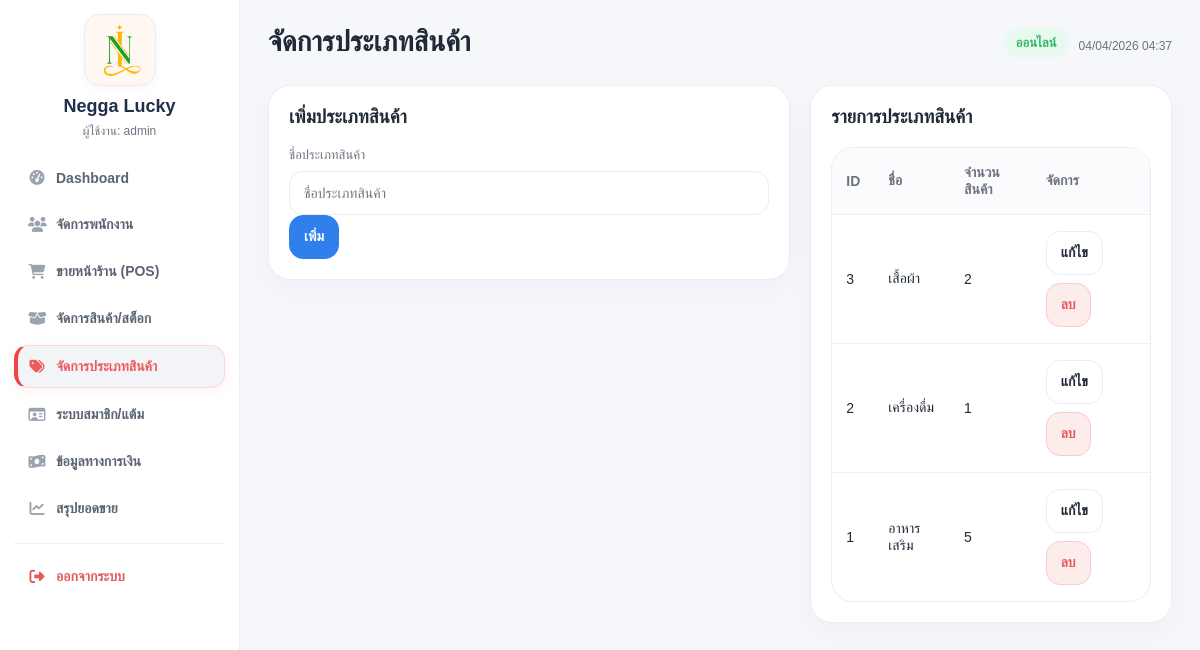
The app's page /categories.php (signed in) with its own data.
### tables this page shows
CREATE TABLE IF NOT EXISTS categories (
    id INT AUTO_INCREMENT PRIMARY KEY,
    name VARCHAR(100) NOT NULL UNIQUE,
    created_at TIMESTAMP DEFAULT CURRENT_TIMESTAMP
);

### includes/functions.php (called while the page is built, shortened)
<?php
function e(?string $value): string
{
    return htmlspecialchars((string)$value, ENT_QUOTES, 'UTF-8');
}

### categories.php (the view, shortened to what this page needs)
<?php
require_once __DIR__ . '/includes/auth.php';
$isAdmin = (($_SESSION['user']['role'] ?? '') === 'admin');
function category_column_exists(PDO $pdo, string $column): bool
{
    $stmt = $pdo->prepare("
        SELECT COUNT(*)
        FROM INFORMATION_SCHEMA.COLUMNS
        WHERE TABLE_SCHEMA = DATABASE()
          AND TABLE_NAME = 'categories'
          AND COLUMN_NAME = :column
    ");
    $stmt->execute(['column' => $column]);
    return (int)$stmt->fetchColumn() > 0;
}
$hasShippingFee = category_column_exists($pdo, 'shipping_fee');
$hasFreeShippingMin = category_column_exists($pdo, 'free_shipping_min');
$hasEnableShippingRule = category_column_exists($pdo, 'enable_shipping_rule');
$editingCategory = null;
$categories = $pdo->query("
    SELECT c.*,
           (SELECT COUNT(*) FROM products p WHERE p.category_id = c.id) AS product_count
    FROM categories c
    ORDER BY c.id DESC
")->fetchAll(PDO::FETCH_ASSOC);
require __DIR__ . '/includes/header.php';
?>
<div class="two-col" style="align-items:start;">
<div class="card">
    <?php if ($isAdmin): ?>
        <?php if ($editingCategory): ?>
            <h3 style="margin-top:0">แก้ไขประเภทสินค้า</h3>
            <form method="post">
                <input type="hidden" name="action" value="update">
                <input type="hidden" name="id" value="<?= (int)$editingCategory['id'] ?>">
                <div class="form-group">
                    <label>ชื่อประเภทสินค้า</label>
                    <input
                        class="input w-full"
                        type="text"
                        name="name"
                        value="<?= e($editingCategory['name']) ?>"
                        required
                    >
                </div>
                <?php if ($hasShippingFee && $hasFreeShippingMin && $hasEnableShippingRule): ?>
                    <div class="form-group">
                        <label style="display:flex; align-items:center; gap:8px;">
                            <input
                                type="checkbox"
                                name="enable_shipping_rule"
                                value="1"
                                <?= !empty($editingCategory['enable_shipping_rule']) ? 'checked' : '' ?>
                            >
                            เปิดใช้กฎค่าส่งสำหรับประเภทนี้
                        </label>
                    </div>
                    <div class="form-group">
                        <label>ค่าส่ง (บาท)</label>
                        <input
                            class="input w-full"
                            type="number"
                            step="0.01"
                            min="0"
                            name="shipping_fee"
                            value="<?= e($editingCategory['shipping_fee'] ?? '0') ?>"
                        >
                    </div>
                    <div class="form-group">
                        <label>ยอดขั้นต่ำส่งฟรี (บาท)</label>
                        <input
                            class="input w-full"
                            type="number"
                            step="0.01"
                            min="0"
                            name="free_shipping_min"
                            value="<?= e($editingCategory['free_shipping_min'] ?? '0') ?>"
                        >
                    </div>
                <?php endif; ?>
                <div style="display:flex; gap:10px; flex-wrap:wrap;">
                    <button class="btn primary" type="submit">บันทึกการแก้ไข</button>
                    <a class="btn" href="categories.php">ยกเลิก</a>
                </div>
            </form>
        <?php else: ?>
            <h3 style="margin-top:0">เพิ่มประเภทสินค้า</h3>
            <form method="post">
                <div class="form-group">
                    <label>ชื่อประเภทสินค้า</label>
                    <input
                        class="input w-full"
                        type="text"
                        name="name"
                        placeholder="ชื่อประเภทสินค้า"
                        required
                    >
                </div>
                <button class="btn primary" type="submit">เพิ่ม</button>
            </form>
        <?php endif; ?>
    <?php else: ?>
        <h3 style="margin-top:0">จัดการประเภทสินค้า</h3>
        <div class="mini-text">บัญชีพนักงานสามารถดูข้อมูลได้อย่างเดียว</div>
    <?php endif; ?>
</div>
    <div class="card">
        <h3 style="margin-top:0">รายการประเภทสินค้า</h3>
        <div class="table-wrap">
            <table>
                <thead>
                    <tr>
                        <th>ID</th>
                        <th>ชื่อ</th>
                        <th>จำนวนสินค้า</th>
                        <th>จัดการ</th>
                    </tr>
                </thead>
                <tbody>
                    <?php foreach ($categories as $category): ?>
                        <tr>
                            <td><?= (int)$category['id'] ?></td>
                            <td><?= e($category['name']) ?></td>
                            <td><?= (int)$category['product_count'] ?></td>
                            <td>
                                <?php if ($isAdmin): ?>
                                    <div style="display:flex; gap:8px; flex-wrap:wrap;">
                                        <a class="btn" href="categories.php?edit=<?= (int)$category['id'] ?>">แก้ไข</a>
                                        <form method="post" onsubmit="return confirm('ยืนยันการลบประเภทสินค้านี้?');" style="display:inline;">
                                            <button class="btn danger" type="submit">ลบ</button>
                                        </form>
                                    </div>
                                <?php else: ?>
                                    <span class="mini-text">ดูได้อย่างเดียว</span>
                                <?php endif; ?>
                            </td>
                        </tr>
                    <?php endforeach; ?>
                </tbody>
            </table>
        </div>
    </div>
</div>
<?php require __DIR__ . '/includes/footer.php'; ?>

### assets/style.css (style rules this page uses)
:root { --bg:#f6f7fb; --panel:#ffffff; --line:#ececf3; --primary:#2f80ed; --primary-soft:#eaf2fe; --text:#1f2937; --muted:#6b7280; --danger:#e65a5a; --danger-soft:#fdecec; --success:#35b56a; --success-soft:#e8faef; --warn:#d1a100; --warn-soft:#fff8da; }
* { box-sizing:border-box }
body { margin:0;background:var(--bg);font-family:Tahoma,Arial,sans-serif;color:var(--text) }
a { text-decoration:none;color:inherit }
.card { background:var(--panel);border:1px solid var(--line);border-radius:22px;padding:20px;box-shadow:0 10px 30px rgba(20,20,50,.03) }
.input,.select,.btn { height:44px;border-radius:14px;border:1px solid var(--line);background:#fff;padding:0 14px;font-size:14px }
.input { min-width:230px }
.btn { display:inline-flex;align-items:center;justify-content:center;cursor:pointer;font-weight:700 }
.btn.primary { background:var(--primary);border-color:var(--primary);color:#fff }
.btn.danger { background:var(--danger-soft);color:var(--danger);border-color:#f6cccc }
.table-wrap { background:#fff;border:1px solid var(--line);border-radius:22px;overflow:hidden }
table { width:100%;border-collapse:collapse }
th,td { padding:16px 14px;border-bottom:1px solid #f0f1f5;text-align:left;font-size:14px;vertical-align:middle }
th { background:#fbfbfe;color:#6b7280;font-weight:700 }
tr:last-child td { border-bottom:none }
.form-group label { display:block;font-size:13px;color:var(--muted);margin-bottom:8px }
.form-group .input,.form-group .select { width:100% }
.two-col { display:grid;grid-template-columns:1.3fr .9fr;gap:20px }
.w-full { width:100% }

### records on screen
categories: id "3", name "เสื้อผ้า", product_count "2"
categories: id "2", name "เครื่องดื่ม", product_count "1"
categories: id "1", name "อาหารเสริม", product_count "5"

### other values on screen
$_SESSION['user']['username'] "admin"
$pageName "จัดการประเภทสินค้า"
